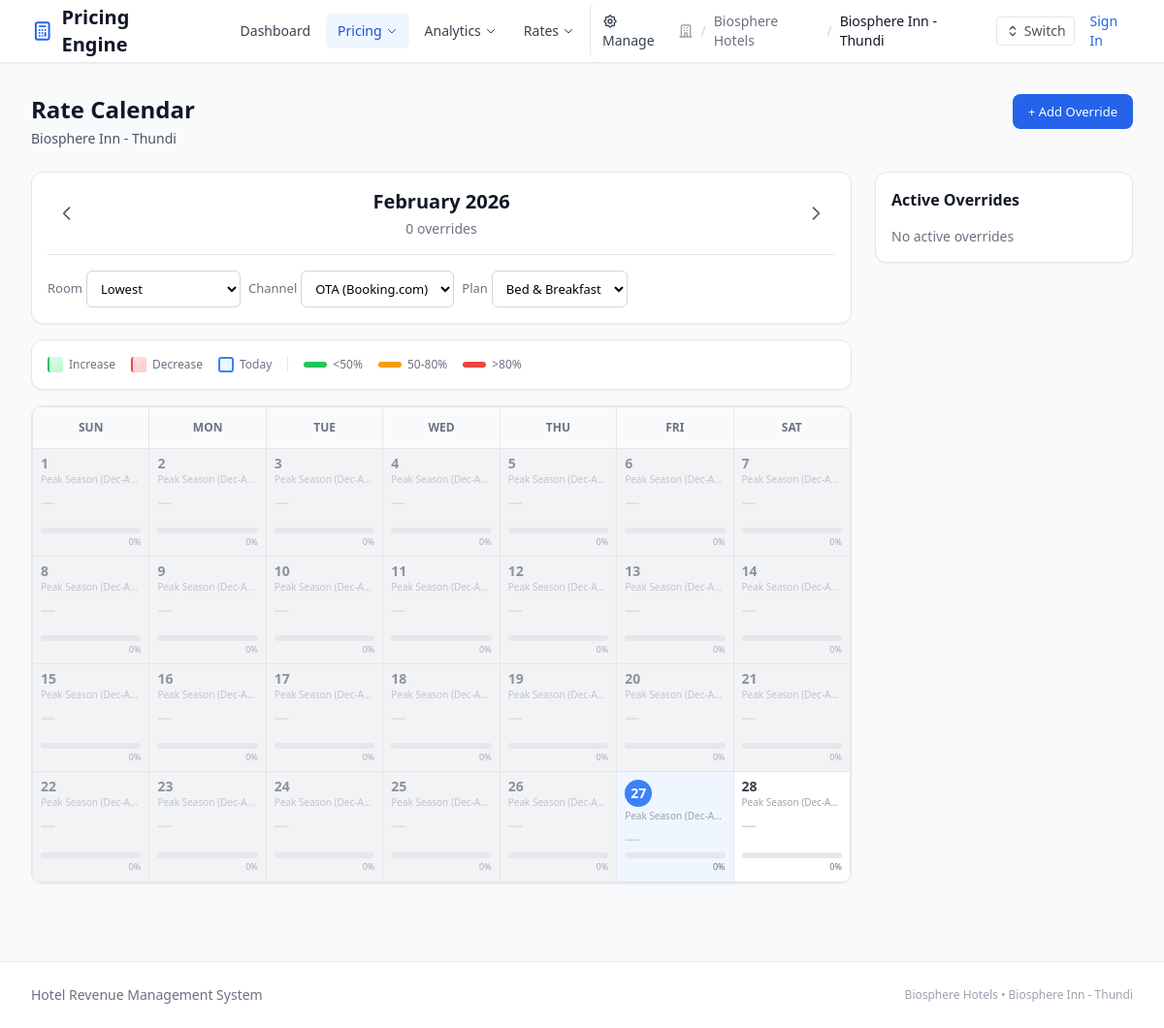
Before: /org/biosphere/thundi/override-calendar/ with the older database file.
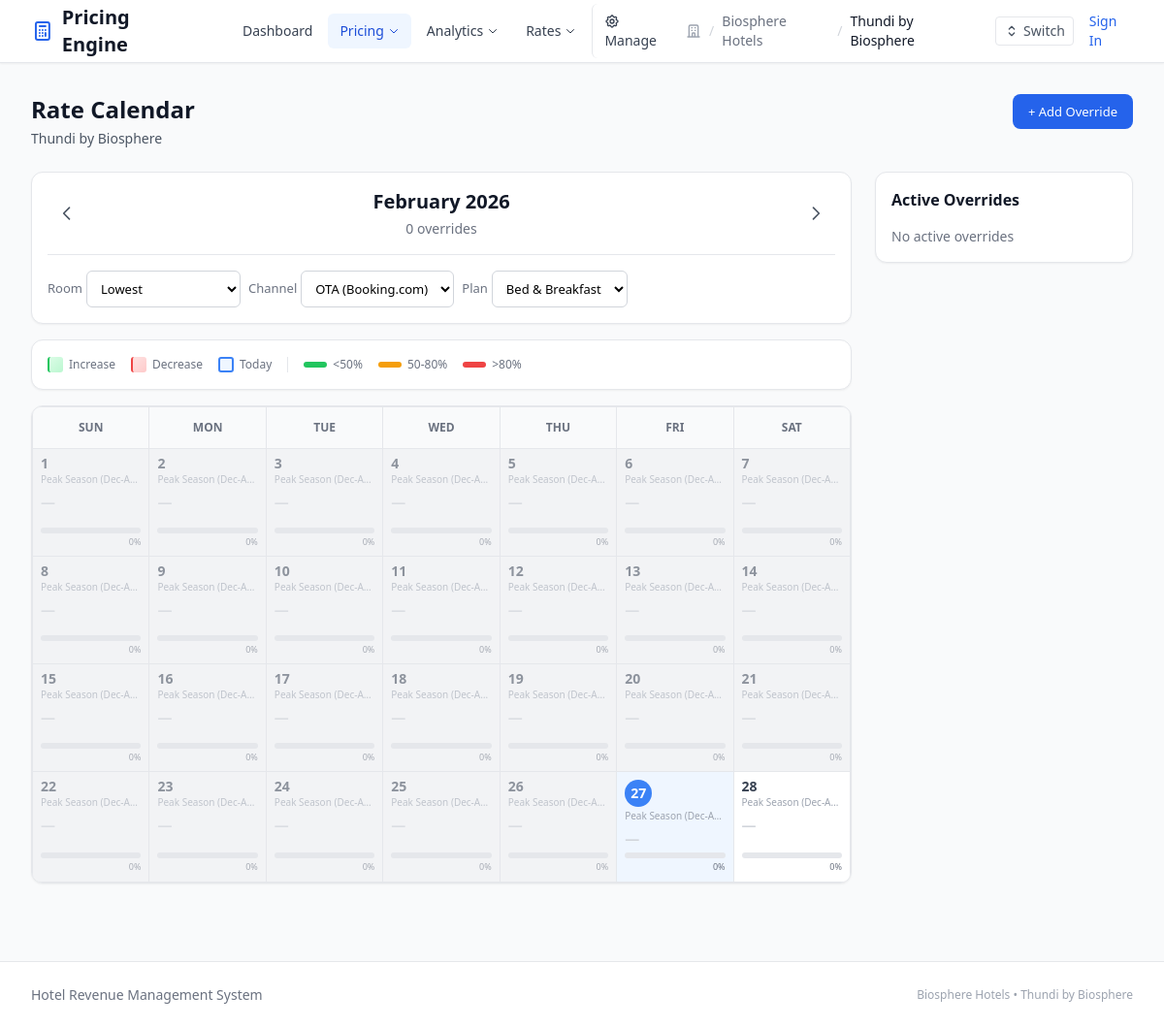
After: the same page with the newer database file.
### pricing/models/core.py (models this page shows, shortened)
class Property(models.Model):
    organization = models.ForeignKey(
        Organization,
        on_delete=models.PROTECT,
        related_name='properties',
        help_text="Parent organization"
    )
    name = models.CharField(
        max_length=200,
        default="My Hotel",
        help_text="Property name"
    )
    code = models.SlugField(
        max_length=50,
        help_text="URL-friendly code (e.g., 'biosphere-inn')"
    )
    reference_base_rate = models.DecimalField(
        max_digits=10,
        decimal_places=2,
        default=Decimal('100.00'),
        help_text="Reference rate for room index calculations (e.g., Standard Room rate)"
    )
    currency_symbol = models.CharField(
        max_length=5,
        default='$',
        help_text="Currency symbol to display"
    )
    location = models.CharField(
        max_length=255,
        blank=True,
        help_text="e.g., Maldives, Kaafu Atoll"
    )
    country_code = models.CharField(
        max_length=2,
        default='MV',
        db_index=True,
        help_text="ISO 3166-1 alpha-2 country code (e.g., 'MV' for Maldives)"
    )
    total_rooms = models.PositiveIntegerField(
        default=0,
        help_text="Total number of rooms (auto-calculated from room types)"
    )
    service_charge_percent = models.DecimalField(
        max_digits=5,
        decimal_places=2,
        default=Decimal('10.00'),
        validators=[MinValueValidator(0), MaxValueValidator(100)],
        help_text="Service charge percentage (e.g., 10.00 for 10%)"
    )
    tax_percent = models.DecimalField(
        max_digits=5,
        decimal_places=2,
        default=Decimal('16.00'),
        validators=[MinValueValidator(0), MaxValueValidator(100)],
        help_text="Tax percentage (e.g., 16.00 for 16% GST)"
    )
    tax_on_service_charge = models.BooleanField(
        default=True,
        help_text="Whether tax is calculated on subtotal + service charge (True) or just subtotal (False)"
    )
    min_rate_warning = models.DecimalField(
        max_digits=10,
        decimal_places=2,
        null=True,
        blank=True,
        help_text="Warn if any rate falls below this amount"
    )
    max_discount_warning = models.DecimalField(
        max_digits=5,
        decimal_places=2,
        null=True,
        blank=True,
        default=Decimal('40.00'),
        help_text="Warn if total discount percentage exceeds this value"
    )
    is_active = models.BooleanField(
        default=True,
        help_text="Whether this property is active"
    )
    created_at = models.DateTimeField(auto_now_add=True)
    updated_at = models.DateTimeField(auto_now=True)
    class Meta:
        ordering = ['organization', 'name']
        unique_together = ['organization', 'code']
        verbose_name = "Property"
        verbose_name_plural = "Properties"
    def get_currency_symbol(self):
        return self.currency_symbol or self.organization.currency_symbol

### pricing/views/pricing.py (the view, shortened to what this page needs)
class DateRateOverrideCalendarView(PropertyMixin, TemplateView):
    template_name = 'pricing/pricing_pages/date_override_calendar.html'
    def get_context_data(self, **kwargs):
        context = super().get_context_data(**kwargs)
        context['nav_active'] = 'pricing'
        from pricing.models import (
            Property, DateRateOverride, Season, RoomType, RatePlan, Channel
        )
        hotel = self.get_property()
        if not hotel:
            raise Http404("Property not found")
        context['hotel'] = hotel
        context['org_code'] = hotel.organization.code
        context['prop_code'] = hotel.code
        today = date.today()
        year = int(self.request.GET.get('year', today.year))
        month = int(self.request.GET.get('month', today.month))
        if month < 1:
            month = 12
            year -= 1
        elif month > 12:
            month = 1
            year += 1
        context['year'] = year
        context['month'] = month
        context['month_name'] = calendar.month_name[month]
        prev_month = month - 1
        prev_year = year
        if prev_month < 1:
            prev_month = 12
            prev_year -= 1
        next_month = month + 1
        next_year = year
        if next_month > 12:
            next_month = 1
            next_year += 1
        context['prev_year'] = prev_year
        context['prev_month'] = prev_month
        context['next_year'] = next_year
        context['next_month'] = next_month
        cal = calendar.Calendar(firstweekday=6)  # Sunday first
        month_days = cal.monthdayscalendar(year, month)
        first_day = date(year, month, 1)
        _, last_day_num = calendar.monthrange(year, month)
        last_day = date(year, month, last_day_num)
        overrides = DateRateOverride.objects.filter(
            hotel=hotel,
            active=True,
            periods__start_date__lte=last_day,
            periods__end_date__gte=first_day
        ).distinct().prefetch_related('periods')
        override_map = {}
        seasons = Season.objects.filter(
            hotel=hotel,
            start_date__lte=last_day,
            end_date__gte=first_day
        )
        season_map = {}
        for season in seasons:
            current = max(season.start_date, first_day)
            end = min(season.end_date, last_day)
            while current <= end:
                season_map[current] = season
                current += timedelta(days=1)
        calendar_weeks = []
        for week in month_days:
            week_data = []
            for day_num in week:
                if day_num == 0:
                    week_data.append({
                        'day': None,
                        'date': None,
                        'is_today': False,
                        'override': None,
                        'season': None,
                    })
                else:
                    day_date = date(year, month, day_num)
                    override = override_map.get(day_date)
                    season = season_map.get(day_date)
                    week_data.append({
                        'day': day_num,
                        'date': day_date,
                        'is_today': day_date == today,
                        'is_past': day_date < today,
                        'override': override,
                        'season': season,
                        'has_override': override is not None,
                        'override_type': override.override_type if override else None,
                        'is_increase': override and override.adjustment > 0,
                        'is_decrease': override and override.adjustment < 0,
                    })
            calendar_weeks.append(week_data)
        context['calendar_weeks'] = calendar_weeks
        context['weekdays'] = ['Sun', 'Mon', 'Tue', 'Wed', 'Thu', 'Fri', 'Sat']
        context['active_overrides'] = DateRateOverride.objects.filter(
            hotel=hotel,
            active=True
        ).prefetch_related('periods').order_by('-priority')
        override_days = len(override_map)
        total_days = last_day_num
        context['override_stats'] = {
            'override_days': override_days,
            'total_days': total_days,
            'percentage': round(override_days / total_days * 100, 1) if total_days > 0 else 0,
        }
        context['room_types'] = RoomType.objects.filter(hotel=hotel)
        context['rate_plans'] = RatePlan.objects.filter(hotel=hotel)
        context['channels'] = Channel.objects.filter(hotel=hotel)
        return context

### pricing/models/pricing.py (called while the page is built)
    @classmethod
    def get_published(cls, hotel):
        return cls.objects.filter(hotel=hotel, status='published').first()

    @classmethod
    def get_draft(cls, hotel):
        return cls.objects.filter(hotel=hotel, status='draft').first()

### pricing/views/mixins.py (called while the page is built)
    def get_organization(self):
        org_code = self.kwargs.get('org_code')
        return get_object_or_404(
            Organization.objects.filter(is_active=True),
            code=org_code
        )

    def get_context_data(self, **kwargs):
        context = super().get_context_data(**kwargs)
        context['organization'] = self.get_organization()
        context['org'] = context['organization']
        return context

    def get_property(self):
        org = self.get_organization()
        prop_code = self.kwargs.get('prop_code')
        return get_object_or_404(
            Property.objects.filter(is_active=True),
            organization=org,
            code=prop_code
        )

### pricing/templates/pricing/pricing_pages/date_override_calendar.html (shortened to what the changed rows need)
{% extends "pricing/base.html" %}
{% load humanize %}
{% block content %}
<div class="max-w-7xl mx-auto px-4 sm:px-6 lg:px-8 py-8">
<div class="space-y-4 sm:space-y-6">
    <div class="page-header">
        <div>
            <h1 class="text-xl sm:text-2xl font-bold text-gray-900">Rate Calendar</h1>
            <p class="text-gray-600 text-sm mt-1">
                {{ hotel.name }}
            </p>
        </div>
    </div>
    <div class="grid grid-cols-1 lg:grid-cols-4 gap-4 sm:gap-6">
        <div class="lg:col-span-3 space-y-4 min-w-0">
            <div class="bg-white rounded-xl shadow-sm border border-gray-200 p-4">
                <div class="month-nav">
                    <div class="text-center">
                        <h2 class="text-lg sm:text-xl font-bold text-gray-900">{{ month_name }} {{ year }}</h2>
                    </div>
                </div>
            </div>
        </div>
    </div>
</div>
</div>
{% endblock %}

### pricing/templates/pricing/base.html (shortened to what the changed rows need)
<!DOCTYPE html>
<html lang="en">
<head>
    <script src="https://cdn.tailwindcss.com"></script>
</head>
<body class="bg-gray-50 min-h-screen">
    <nav class="bg-white shadow-sm border-b border-gray-200">
        <div class="max-w-7xl mx-auto px-4 sm:px-6 lg:px-8">
            <div class="flex justify-between items-center h-16">
                <div class="flex items-center space-x-4">
                    {% if org and prop %}
                    <div class="hidden sm:flex items-center space-x-2 text-sm">
                        <a href="{% url 'pricing:org_selector' %}" class="text-gray-400 hover:text-gray-600"
                            title="All Organizations">
                            <svg class="w-4 h-4" fill="none" stroke="currentColor" viewBox="0 0 24 24">
                                <path stroke-linecap="round" stroke-linejoin="round" stroke-width="2"
                                    d="M19 21V5a2 2 0 00-2-2H7a2 2 0 00-2 2v16m14 0h2m-2 0h-5m-9 0H3m2 0h5M9 7h1m-1 4h1m4-4h1m-1 4h1m-5 10v-5a1 1 0 011-1h2a1 1 0 011 1v5m-4 0h4" />
                            </svg>
                        </a>
                        <span class="text-gray-300">/</span>
                        <a href="{% url 'pricing:org_dashboard' org_code=org.code %}"
                            class="text-gray-500 hover:text-gray-700">
                            {{ org.name }}
                        </a>
                        <span class="text-gray-300">/</span>
                        <span class="text-gray-900 font-medium">{{ prop.name }}</span>
                    </div>
                    <div class="relative property-dropdown-wrapper">
                        <button onclick="togglePropertyDropdown()"
                            class="flex items-center space-x-1 text-sm text-gray-600 hover:text-gray-900 px-2 py-1 rounded border border-gray-200 hover:border-gray-300 transition">
                            <svg class="w-4 h-4" fill="none" stroke="currentColor" viewBox="0 0 24 24">
                                <path stroke-linecap="round" stroke-linejoin="round" stroke-width="2"
                                    d="M8 9l4-4 4 4m0 6l-4 4-4-4" />
                            </svg>
                            <span class="hidden sm:inline">Switch</span>
                        </button>
                    </div>
                    {% else %}
                    <span class="text-sm text-gray-500">Revenue Management System</span>
                    {% endif %}
                </div>
            </div>
        </div>
    </nav>
    <main>
        {% block content %}{% endblock %}
    </main>
    <footer class="bg-white border-t border-gray-200 mt-12">
        <div class="max-w-7xl mx-auto px-4 sm:px-6 lg:px-8 py-6">
            <div class="flex flex-col sm:flex-row justify-between items-center">
                <p class="text-sm text-gray-500">
                    Hotel Revenue Management System
                </p>
                <p class="text-xs text-gray-400 mt-2 sm:mt-0">
                    {% if org and prop %}
                    {{ org.name }} • {{ prop.name }}
                    {% elif org %}
                    {{ org.name }}
                    {% endif %}
                </p>
            </div>
        </div>
    </footer>
</body>
</html>

Changed rows visible on the page:
changed Property: name "Biosphere Inn - Thundi" → "Thundi by Biosphere"
